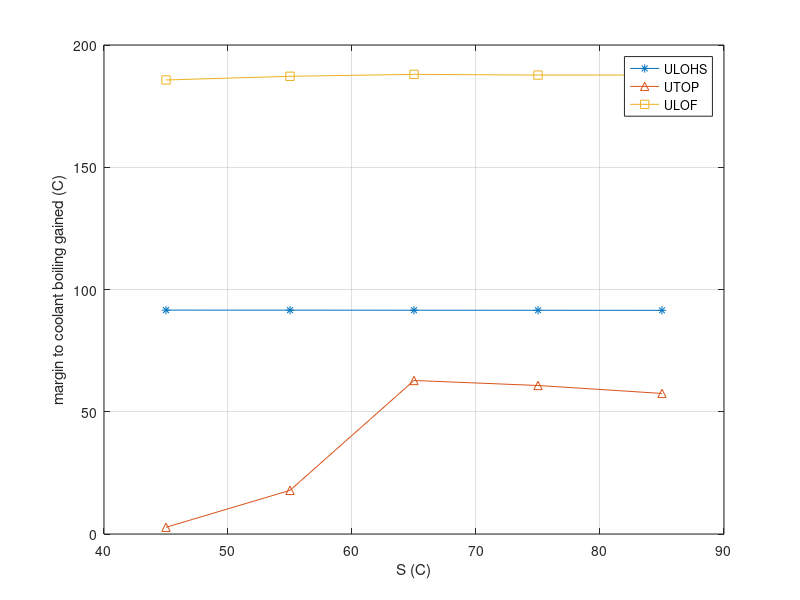

This figure's MATLAB source:
%plots the margin to coolant boiling with increasing S for all three 
%transients. 

S = [45 55 65 75 85];

%DeltaT_{act} = 10, w = 0.87$
ULOHS = [91.57 91.55 91.53 91.51 91.48];
UTOP = [2.75 17.85 62.79 60.74 57.49];
ULOF = [185.7 187.2 188.0 187.7 187.7];

figure;
plot(S, ULOHS, '*-', S, UTOP, '^-', S, ULOF, 's-');
grid on;
legend('ULOHS', 'UTOP', 'ULOF');
xlabel('S (C)');
ylabel('margin to coolant boiling gained (C)');